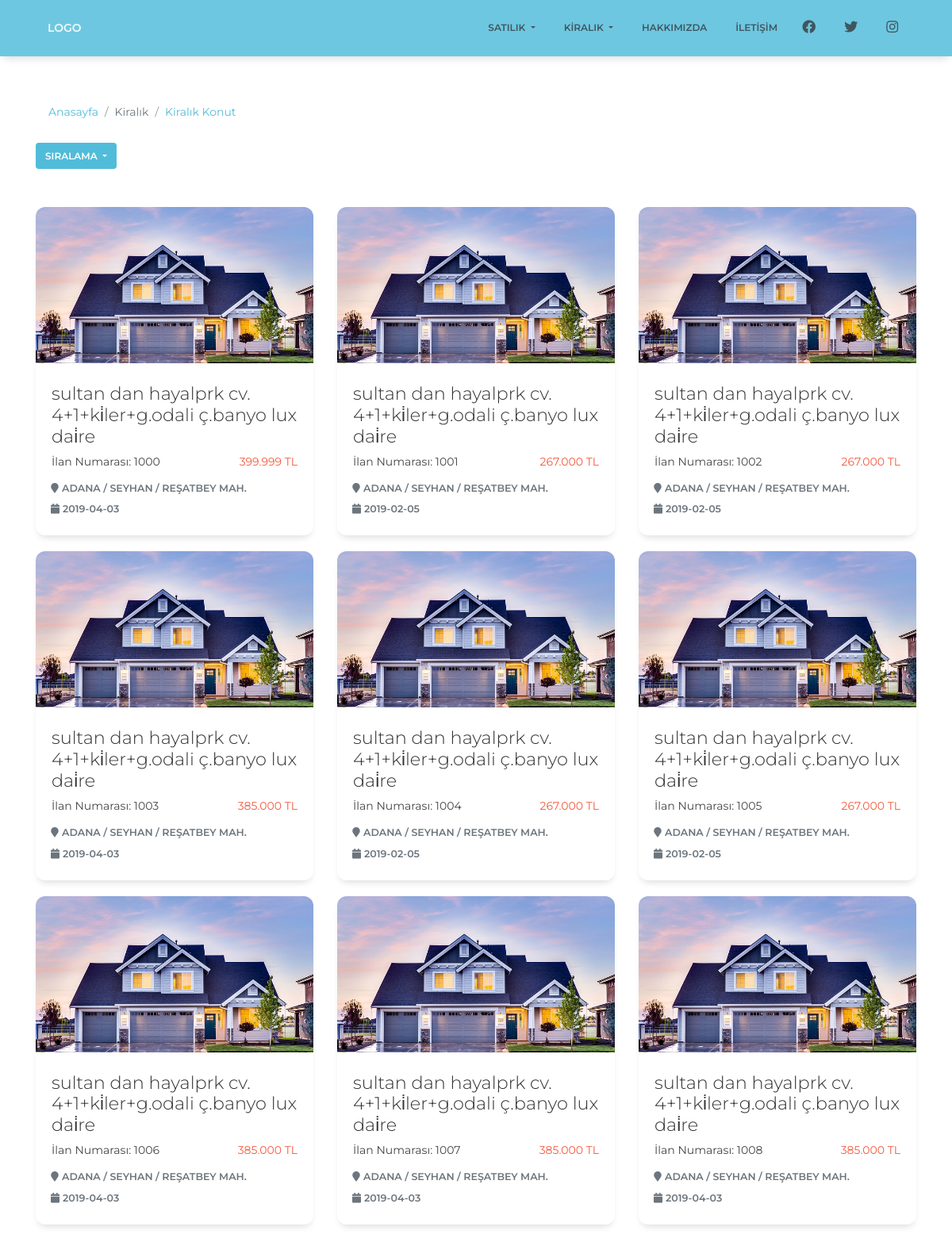
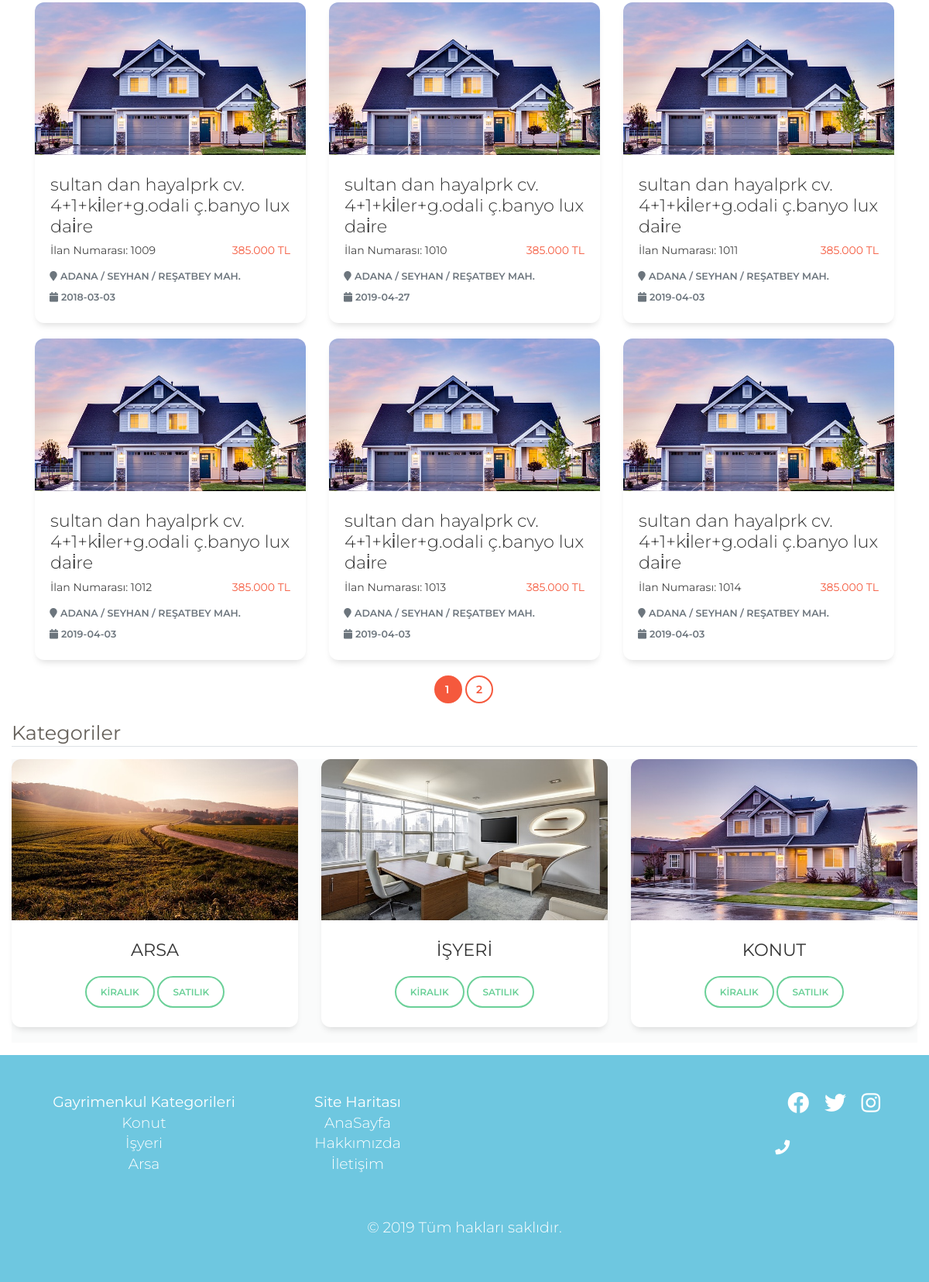
Before: /kiralik-konut with the older database file (2 pictures, top to bottom).
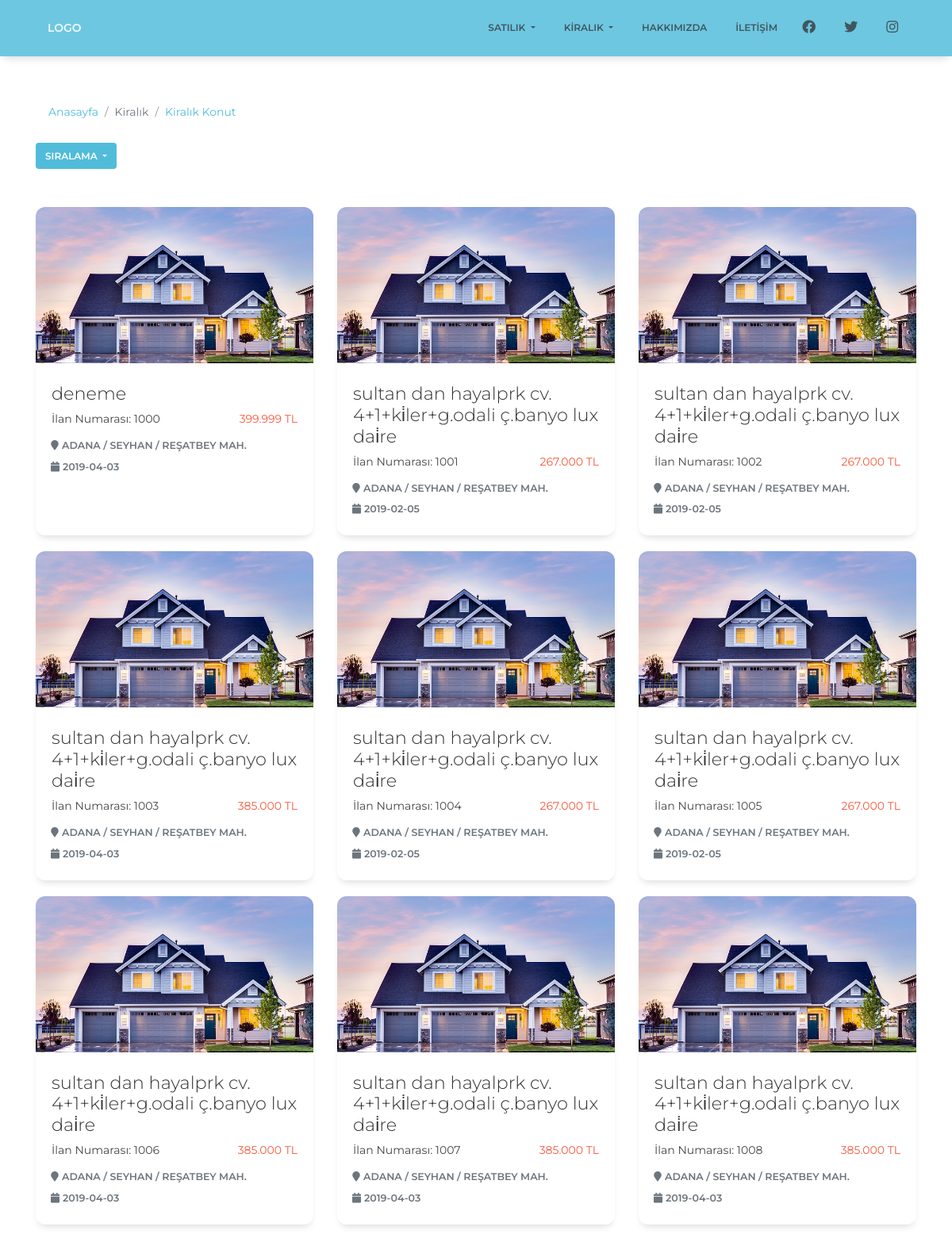
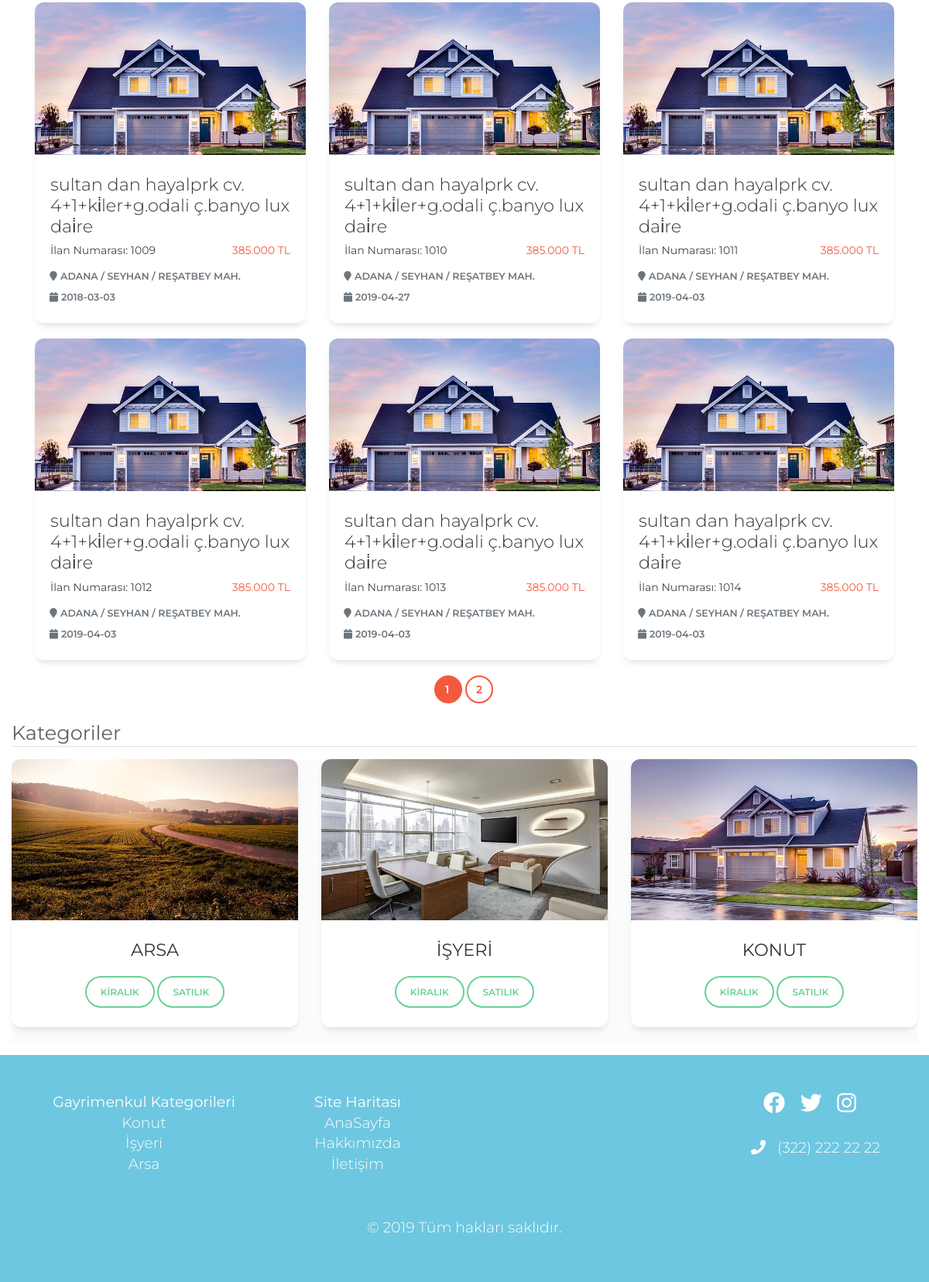
After: the same page with the newer database file (2 pictures, top to bottom).
### tables this page shows
CREATE TABLE `tbl_ilan` (
  `ilan_numarasi` int(11) NOT NULL,
  `ilan_Adi` varchar(120) NOT NULL,
  `ilan_Aciklama` text NOT NULL,
  `ilan_Harita` varchar(500) NOT NULL,
  `ilan_YayinTarihi` date NOT NULL,
  `ilan_Metrekare` char(5) NOT NULL,
  `ilan_OdaSayisi` char(5) NOT NULL,
  `ilan_BulunduguKat` varchar(30) NOT NULL,
  `ilan_KatSayisi` varchar(30) NOT NULL,
  `ilan_BinaYasi` char(2) NOT NULL,
  `ilan_Isitma` varchar(55) NOT NULL,
  `ilan_KullanimDurumu` varchar(15) NOT NULL,
  `ilan_Esyali` varchar(15) NOT NULL,
  `ilan_TapuDurumu` varchar(35) NOT NULL,
  `ilan_KrediUygunluk` varchar(15) NOT NULL,
  `ilan_SiteIcerisinde` varchar(15) NOT NULL,
  `ilan_Aidat` int(11) NOT NULL,
  `ilan_Cephe` varchar(10) NOT NULL,
  `ilan_Fiyat` decimal(10,0) NOT NULL,
  `ilan_OneCikan` varchar(10) NOT NULL DEFAULT 'Hayir',
  `ilan_resim1` varchar(150) NOT NULL,
  `ilan_resim2` varchar(150) DEFAULT NULL,
  `ilan_resim3` varchar(150) DEFAULT NULL,
  `ilan_resim4` varchar(150) DEFAULT NULL,
  `ilan_resim5` varchar(150) DEFAULT NULL,
  `ilan_resim6` varchar(150) DEFAULT NULL,
  `ilan_resim7` varchar(150) DEFAULT NULL,
  `ilan_resim8` varchar(150) DEFAULT NULL,
  `ilan_resim9` varchar(150) DEFAULT NULL,
  `ilan_resim10` varchar(150) DEFAULT NULL,
  `ilan_Kategori` varchar(100) NOT NULL,
  `ilan_Durum` varchar(100) NOT NULL,
  `ilan_Konum` varchar(300) NOT NULL
);

CREATE TABLE `tbl_sistem` (
  `id` int(11) NOT NULL,
  `telefon1` varchar(80) DEFAULT NULL,
  `telefon2` varchar(80) DEFAULT NULL,
  `Adres` varchar(180) DEFAULT NULL,
  `Mail` varchar(80) DEFAULT NULL,
  `sosyal_Facebook` varchar(250) DEFAULT NULL,
  `sosyal_Twitter` varchar(250) DEFAULT NULL,
  `sosyal_Instagram` varchar(250) DEFAULT NULL,
  `map` text DEFAULT NULL
);

### assets/config.php (called while the page is built, shortened)
<?php
 if
 (!defined("include"))
 {
      echo '<meta http-equiv="refresh" content="0;URL=../index.php">';
       exit();
     }
     else
     {
          try {
               $db = new PDO("mysql:host=localhost;dbname=oguzemlak;charset=utf8", "root", "123456789");
          } catch ( PDOException $e ){
               print $e->getMessage();
          }
          $query = $db->query("SELECT * FROM tbl_sistem")->fetch(PDO::FETCH_ASSOC);
     }
?>

### assets/function.php (called while the page is built)
<?php
 function seo($str){
	$preg = array('Ç', 'Ş', 'Ğ', 'Ü', 'İ', 'Ö', 'ç', 'ş', 'ğ', 'ü', 'ö', 'ı', '+', '#', '.');
	$match = array('c', 's', 'g', 'u', 'i', 'o', 'c', 's', 'g', 'u', 'o', 'i', 'plus', 'sharp', '');
	$perma = strtolower(str_replace($preg, $match, $str));
	$perma = preg_replace("@[^A-Za-z0-9\-_\.\+]@i", ' ', $perma);
	$perma = trim(preg_replace('/\s+/', ' ', $perma));
	$perma = str_replace(' ', '-', $perma);
	return $perma;
}
 ?>

### kiralik.php (the view, shortened to what this page needs)
<?php
include("assets/config.php");
include("assets/function.php");
?>
<!doctype html>
<html lang="tr">
<head>
  <link href="assets/css/bootstrap.min.css" rel="stylesheet" />
  <link href="assets/css/paper-kit.css" rel="stylesheet" />
  <link rel="stylesheet" href="https://use.fontawesome.com/releases/v5.8.1/css/all.css">
</head>
<body>
  <nav class="navbar navbar-expand-lg bg-info">
    <div class="container ">
      <a class="navbar-brand" href="anasayfa">LOGO</a>
      <div class="collapse navbar-collapse" id="navbarMobil">
        <ul class="navbar-nav ml-auto">
          <li class="nav-item dropdown">
            <a class="nav-link dropdown-toggle text-dark" href="#" id="satilikdropDown" data-toggle="dropdown" aria-haspopup="true" aria-expanded="false">
              Satılık
            </a>
          </li>
          <li class="nav-item dropdown">
            <a class="nav-link dropdown-toggle text-dark" href="#" id="kiralikdropDown" data-toggle="dropdown" aria-haspopup="true" aria-expanded="false">
              Kiralık
            </a>
          </li>
          <li class="nav-item">
            <a class="nav-link text-dark" href="hakkimizda">Hakkımızda</a>
          </li>
          <li class="nav-item">
            <a class="nav-link text-dark" href="iletisim">İletişim</a>
          </li>
          <li class="nav-item">
            <a class="nav-link text-dark" target="_blank" href="//<?php echo $query['sosyal_Facebook']; ?>"><i class="fab fa-facebook" aria-hidden="true"></i></a>
          </li>
          <li class="nav-item">
            <a class="nav-link text-dark" target="_blank" href="//<?php echo $query['sosyal_Twitter']; ?>"><i class="fab fa-twitter" aria-hidden="true"></i></a>
          </li>
          <li class="nav-item">
            <a class="nav-link text-dark" target="_blank" href="//<?php echo $query['sosyal_Instagram']; ?>"><i class="fab fa-instagram" aria-hidden="true"></i></a>
          </li>
        </ul>
      </div>
    </div>
  </nav>
  <div class="container mt-5 ">
    <nav id="hrt" aria-label="breadcrumb " role="navigation">
      <ol class="breadcrumb">
        <li class="breadcrumb-item"><a href="anasayfa"> <strong>Anasayfa </strong></a></li>
        <li class="breadcrumb-item active" aria-current="page"><strong>Kiralık</strong></li>
        <?php
        if ($_GET['ilan'] == 'arsa')
          echo ' <li class="breadcrumb-item "><a href="kiralik-arsa"><strong>Kiralık Arsa</strong></a></li>';
        elseif ($_GET['ilan'] == 'konut')
          echo ' <li class="breadcrumb-item "><a href="kiralik-konut"><strong>Kiralık Konut</strong></a></li>';
        else
          echo ' <li class="breadcrumb-item "><a href="kiralik-isyeri"><strong>Kiralık İşyeri</strong></a></li>';
        ?>
      </ol>
    </nav>
    <div class="row mb-5 ">
      <div class="col-md-2 dropdown  ">
        <button class="btn btn-sm btn-info rounded dropdown-toggle " type="button" id="dropdownMenuButton" data-toggle="dropdown" aria-haspopup="true" aria-expanded="false">
          Sıralama
        </button>
      </div>
    </div>
    <div class="row">
      <div class="col-lg-12 col-md-12 col-sm-12">
        <div class="row">
          <?php
          $ktgr = $_GET['ilan'];
          if ($ktgr == "konut") {
            $listelenen = 15;
            $sayi = $db->query("SELECT * FROM tbl_ilan WHERE ilan_Kategori='konut' and ilan_Durum='kiralik'");
            if ($sayi->rowCount() > 0)
              $sayi = $sayi->rowCount();
            $toplamsayfa     = ceil($sayi / $listelenen);
            $sayfa = isset($_GET['sayfa']) ? (int)$_GET['sayfa'] : 1;
            $limit = ($sayfa - 1) * $listelenen;
            if ($_GET['sirala'] == "ucuz-pahali") {
              foreach ($db->query("select * from tbl_ilan where  ilan_Kategori='konut'
      and
     ilan_Durum='kiralik' order by ilan_Fiyat asc LIMIT $limit,$listelenen") as $gelen) {
                if ($gelen['ilan_numarasi'] != 0) {
                  $seourl = seo($gelen['ilan_Adi']);
                }
                ?>
               <div class="col-md-4 d-flex">
        <div class="card  flex-fill">
        <a href="<?php echo $seourl . '-' . $gelen['ilan_numarasi']; ?>">
          <div class="embed-responsive embed-responsive-16by9 ">
            <img alt="Card image cap" class="card-img-top embed-responsive-item" src="assets/img/sample.jpg" />
          </div>
          <div class="card-body">
            <h4 class="card-title"><?php echo mb_strtolower($gelen['ilan_Adi'], 'utf8'); ?></h4>
            <div class="yayin-bilgi mt-2">
              <span class="float-left"><strong>İlan Numarası: <?php echo $gelen['ilan_numarasi']; ?></strong></span>
              <span class="float-right text-muted text-danger"><strong><?php
                                                                        echo number_format(
                                                                          $gelen['ilan_Fiyat'],
                                                                          0,
                                                                          ',',
                                                                          '.'
                                                                        );
                                                                        ?> TL</strong></span>
            </div>
          </div>
          <div class="card-footer ">
            <div class="row">
              <span class="col-12 h6 text-muted text-left"><em class="fa fa-map-marker"></em><?php echo $gelen['ilan_Konum']; ?></span>
            </div>
            <div class="row ">
              <span class="col-12 h6 text-muted text-left"><i class="fas fa-calendar ml-1 mr-1"> </i><?php echo $gelen['ilan_YayinTarihi']; ?></span>
            </div>
          </div>
        </a>
        </div>
    </div>
              <?php
            }
          } else {
            foreach ($db->query("select * from tbl_ilan where  ilan_Kategori='konut'
                        and
                       ilan_Durum='kiralik'LIMIT  $limit, $listelenen ") as $gelen) {
              if ($gelen['ilan_numarasi'] != 0) {
                $seourl = seo($gelen['ilan_Adi']);
              }
              ?>
               <div class="col-md-4 d-flex">
        <div class="card  flex-fill">
        <a href="<?php echo $seourl . '-' . $gelen['ilan_numarasi']; ?>">
          <div class="embed-responsive embed-responsive-16by9 ">
            <img alt="Card image cap" class="card-img-top embed-responsive-item" src="assets/img/sample.jpg" />
          </div>
          <div class="card-body">
            <h4 class="card-title"><?php echo mb_strtolower($gelen['ilan_Adi'], 'utf8'); ?></h4>
            <div class="yayin-bilgi mt-2">
              <span class="float-left"><strong>İlan Numarası: <?php echo $gelen['ilan_numarasi']; ?></strong></span>
              <span class="float-right text-muted text-danger"><strong><?php
                                                                        echo number_format(
                                                                          $gelen['ilan_Fiyat'],
                                                                          0,
                                                                          ',',
                                                                          '.'
                                                                        );
                                                                        ?> TL</strong></span>
            </div>
          </div>
          <div class="card-footer ">
            <div class="row">
              <span class="col-12 h6 text-muted text-left"><em class="fa fa-map-marker"></em><?php echo $gelen['ilan_Konum']; ?></span>
            </div>
            <div class="row ">
              <span class="col-12 h6 text-muted text-left"><i class="fas fa-calendar ml-1 mr-1"> </i><?php echo $gelen['ilan_YayinTarihi']; ?></span>
            </div>
          </div>
        </a>
        </div>
    </div>
              <?php
            }
          }
        }
        ?>
        </div>
      </div>
    </div>
    <nav aria-label="sayfalama">
      <ul class="pagination justify-content-center">
        <?php
        for ($s = 1; $s <= $toplamsayfa; $s++) {
          if ($sayfa == $s) {
            echo '<li class="page-item active"><a class="page-link"href="?sirala=' . $_GET['sirala'] . '&sayfa=' . $s . '">' . $s . '</a></li>';
          } else {
            echo '<li class="page-item"><a class="page-link"href="?sirala=' . $_GET['sirala'] . '&sayfa=' . $s . '">' . $s . '</a></li> ';
          }
        }
        ?>
      </ul>
    </nav>
  </div>
  <div class="container-fluid">
    <div class="border-bottom mb-3">
      <p class="h3"><strong>Kategoriler</strong></p>
    </div>
    <div style="background-color: rgba(233, 234, 234, 0.22);">
      <div class="row">
        <div class="col-md-4 ">
          <div class="card">
            <div class="embed-responsive embed-responsive-16by9">
              <img alt="Card image cap" class="card-img-top embed-responsive-item" src="assets/img/arsa.jpg" />
            </div>
            <div class="card-body">
              <h4 class="card-title text-center"><strong>ARSA</strong></h4>
              <p class="card-text">
                <div class="yayin-bilgi text-center">
                  <a class="btn btn-outline-success btn-round" href="kiralik-arsa">Kiralık</a>
                  <a class="btn btn-outline-success btn-round" href="satilik-arsa">Satılık</a>
                </div>
              </p>
            </div>
          </div>
        </div>
        <div class="col-md-4 ">
          <div class="card">
            <div class="embed-responsive embed-responsive-16by9">
              <img alt="Card image cap" class="card-img-top embed-responsive-item" src="assets/img/ofis.jpg" />
            </div>
            <div class="card-body">
              <h4 class="card-title text-center"><strong>İŞYERİ</strong></h4>
              <p class="card-text">
                <div class="yayin-bilgi text-center">
                  <a class="btn btn-outline-success btn-round" href="kiralik-isyeri">Kiralık</a>
                  <a class="btn btn-outline-success btn-round" href="satilik-isyeri">Satılık</a>
                </div>
              </p>
            </div>
          </div>
        </div>
        <div class="col-md-4 ">
          <div class="card">
            <div class="embed-responsive embed-responsive-16by9">
              <img alt="Card image cap" class="card-img-top embed-responsive-item" src="assets/img/konut.jpg" />
            </div>
            <div class="card-body">
              <h4 class="card-title text-center"><strong>KONUT</strong></h4>
              <p class="card-text">
                <div class="yayin-bilgi text-center">
                  <a class="btn btn-outline-success btn-round" href="kiralik-konut">Kiralık</a>
                  <a class="btn btn-outline-success btn-round" href="satilik-konut">Satılık</a>
                </div>
              </p>
            </div>
          </div>
        </div>
      </div>
    </div>
  </div>
  <div class="container-fluid fixed-row-bottom mt-3">
    <div class="row p-5 bg-info">
      <div class="col-md-12 ">
        <div class="row">
          <div class="col-md-6">
            <div class="row">
              <div class="col-md-6">
                <ul class="list-unstyled h5">
                  <div class="text-center">
                    <strong class="text-white ">Gayrimenkul Kategorileri</strong>
                    <li><a class="text-white" href="kiralik-konut">Konut</a></li>
                    <li><a class="text-white" href="kiralik-isyeri">İşyeri</a></li>
                    <li><a class="text-white" href="kiralik-arsa">Arsa</a></li>
                  </div>
                </ul>
              </div>
              <div class="col-md-6">
                <ul class="list-unstyled h5">
                  <div class="text-center">
                    <strong class="text-white ">Site Haritası</strong>
                    <li><a class="text-white" href="anasayfa">AnaSayfa</a></li>
                    <li><a class="text-white" href="hakkimizda">Hakkımızda</a></li>
                    <li><a class="text-white" href="iletisim">İletişim</a></li>
                  </div>
                </ul>
              </div>
            </div>
          </div>
          <div class="col-md-6">
          <div class="float-right">
<a target="_blank" href="//<?php echo $query['sosyal_Facebook']; ?>"><em class="fab fa-facebook fa-2x text-white ml-3"></em></a>
<a target="_blank" href="//<?php echo $query['sosyal_Twitter']; ?>"><em class="fab fa-twitter fa-2x text-white ml-3" aria-hidden="true"></em></a>
<a target="_blank" href="//<?php echo $query['sosyal_Instagram']; ?>"><em class="fab fa-instagram fa-2x text-white ml-3" aria-hidden="true"></em></a>
<p class="text-white h5 mt-4"><em class="fa fa-phone mr-3 mt-2"></em><?php echo $query['telefon1']; ?></p>
</div>
          </div>
        </div>
        <p class="text-center text-white h5 mt-5">&copy; 2019 Tüm hakları saklıdır.</p>
      </div>
    </div>
  </div>
</body>
</html>

### kiralik.php (style rules this page uses)
.breadcrumb { background-color: #ffffff !important; }
.embed-responsive .card-img-top { object-fit: cover; }

Changed rows visible on the page:
changed tbl_ilan id 1000: ilan_Adi "sultan dan hayalprk cv. 4+1+ki̇ler+g.odali ç.banyo lux dai̇re" → "deneme"
added tbl_sistem: telefon1 "(322) 222 22 22"
